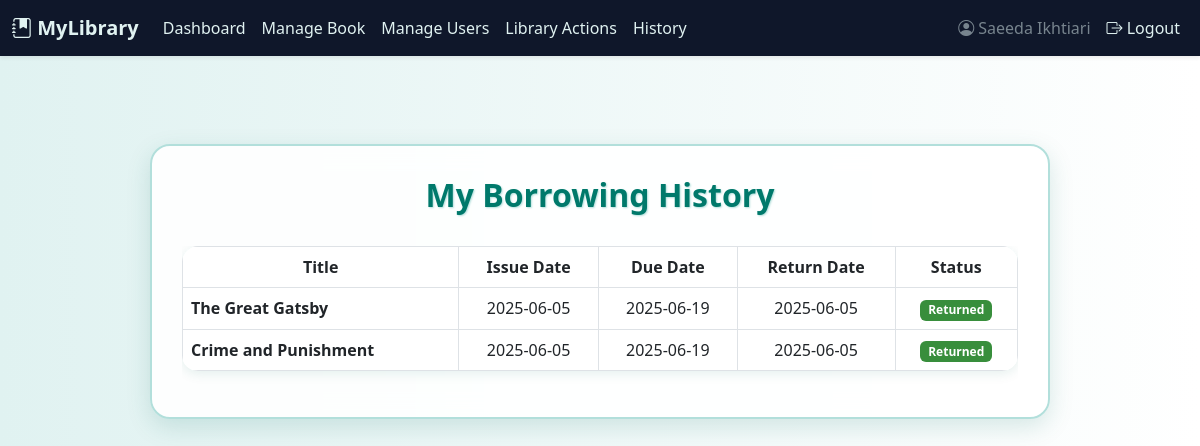
Page /user_history (signed in) on the earlier database version.
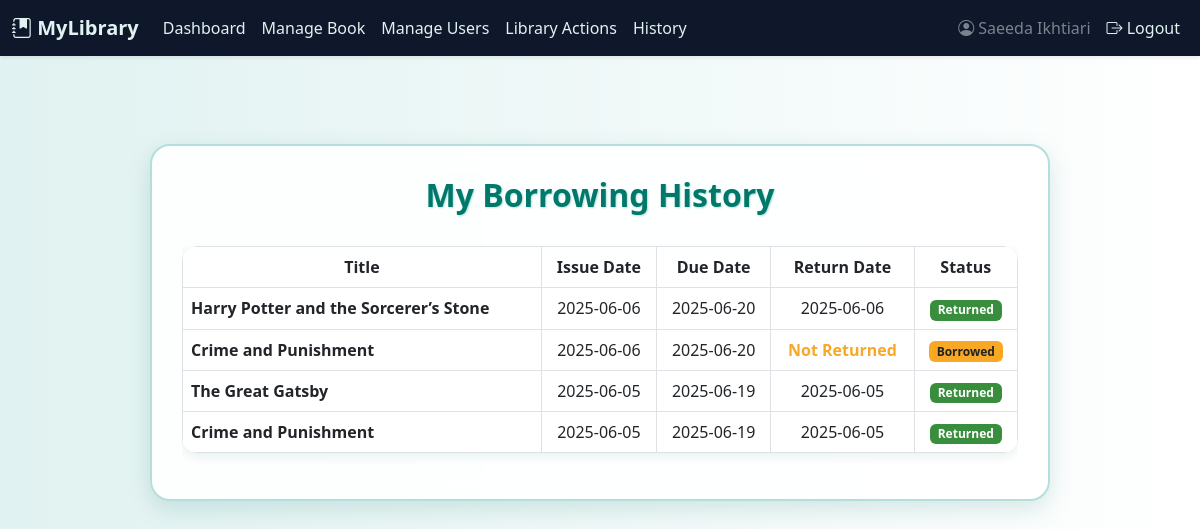
Same page on the later database version.
### tables this page shows
CREATE TABLE Transactions (
    transaction_id INTEGER PRIMARY KEY AUTOINCREMENT,
    user_id INTEGER,
    book_id INTEGER,
    issue_date DATE NOT NULL,
    due_date DATE NOT NULL,
    return_date DATE,
    status TEXT DEFAULT 'borrowed',
    FOREIGN KEY (user_id) REFERENCES Users(user_id),
    FOREIGN KEY (book_id) REFERENCES Books(book_id)
);

CREATE TABLE Books (
    book_id INTEGER PRIMARY KEY AUTOINCREMENT,
    title TEXT NOT NULL,
    author_name TEXT,
    edition TEXT,
    publisher TEXT,
    language TEXT,
    published_year INTEGER,
    total_copies INTEGER DEFAULT 1,
    available_copies INTEGER DEFAULT 1
);

### routes/book_routes.py (the view)
    def wrapper(*args, **kwargs):
        if 'user_id' not in session:
            return redirect(url_for('auth.auth'))
        return view_func(*args, **kwargs)

### routes/book_routes.py (called while the page is built)
def login_required(view_func):
    def wrapper(*args, **kwargs):
        if 'user_id' not in session:
            return redirect(url_for('auth.auth'))
        return view_func(*args, **kwargs)
    wrapper.__name__ = view_func.__name__
    return wrapper

@book_bp.route('/user_history', methods=['GET'])
@login_required
def user_history():
    user_id = session['user_id']
    conn = sqlite3.connect('library.db')
    conn.row_factory = sqlite3.Row
    c = conn.cursor()
    c.execute("""
        SELECT B.title, T.issue_date, T.due_date, T.return_date, T.status
        FROM Transactions T
        JOIN Books B ON T.book_id = B.book_id
        WHERE T.user_id = ?
        ORDER BY T.issue_date DESC
    """, (user_id,))
    records = c.fetchall()
    conn.close()
    return render_template('user_history.html', records=records)

### templates/user_history.html (shortened to what this page needs)
{% extends 'base.html' %}
{% block content %}
<div class="glass-card">
    <h2 class="section-title">My Borrowing History</h2>
    {% if records %}
    <div class="table-responsive">
        <table class="table table-hover table-bordered align-middle text-center rounded-4 overflow-hidden">
            <thead>
                <tr>
                    <th>Title</th>
                    <th>Issue Date</th>
                    <th>Due Date</th>
                    <th>Return Date</th>
                    <th>Status</th>
                </tr>
            </thead>
            <tbody>
                {% for record in records %}
                <tr>
                    <td class="text-start fw-semibold">{{ record.title }}</td>
                    <td>{{ record.issue_date }}</td>
                    <td>{{ record.due_date }}</td>
                    <td>
                        {% if record.return_date %}
                            {{ record.return_date }}
                        {% else %}
                            <span class="text-warning">Not Returned</span>
                        {% endif %}
                    </td>
                    <td>
                        {% if record.status|lower == 'borrowed' %}
                            <span class="badge bg-warning">Borrowed</span>
                        {% elif record.status|lower == 'returned' %}
                            <span class="badge bg-success">Returned</span>
                        {% elif record.status|lower == 'overdue' %}
                            <span class="badge bg-danger">Overdue</span>
                        {% else %}
                            <span class="badge bg-secondary">{{ record.status }}</span>
                        {% endif %}
                    </td>
                </tr>
                {% endfor %}
            </tbody>
        </table>
    </div>
    {% else %}
    <div class="no-records">
        <i class="bi bi-hourglass-split"></i>
        <p>You haven't borrowed any books yet.</p>
    </div>
    {% endif %}
</div>
{% endblock %}

Differences in the rows shown:
added Transactions: title "Harry Potter and the Sorcerer’s Stone", issue_date "2025-06-06", due_date "2025-06-20", return_date "2025-06-06", status "Returned"
added Transactions: title "Crime and Punishment", issue_date "2025-06-06", due_date "2025-06-20", shows "Not Returned", status "Borrowed"
